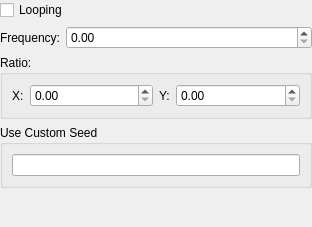
<?xml version="1.0" encoding="utf-8"?>
<ui version="4.0">
 <author>
    SPDX-FileCopyrightText: none
    SPDX-License-Identifier: GPL-3.0-or-later
  </author>
 <class>WdgSimplexNoiseOptions</class>
 <widget class="QWidget" name="WdgSimplexNoiseOptions">
  <property name="geometry">
   <rect>
    <x>0</x>
    <y>0</y>
    <width>312</width>
    <height>227</height>
   </rect>
  </property>
  <property name="sizePolicy">
   <sizepolicy hsizetype="Preferred" vsizetype="Preferred">
    <horstretch>0</horstretch>
    <verstretch>0</verstretch>
   </sizepolicy>
  </property>
  <property name="minimumSize">
   <size>
    <width>0</width>
    <height>175</height>
   </size>
  </property>
  <layout class="QGridLayout">
   <property name="leftMargin">
    <number>0</number>
   </property>
   <property name="topMargin">
    <number>0</number>
   </property>
   <property name="rightMargin">
    <number>0</number>
   </property>
   <property name="bottomMargin">
    <number>0</number>
   </property>
   <item column="0" row="3">
    <layout class="QHBoxLayout" name="layout_frequency">
     <item>
      <widget class="QLabel" name="label_frequency">
       <property name="sizePolicy">
        <sizepolicy hsizetype="Fixed" vsizetype="Preferred">
         <horstretch>0</horstretch>
         <verstretch>0</verstretch>
        </sizepolicy>
       </property>
       <property name="text">
        <string>Frequency:</string>
       </property>
      </widget>
     </item>
     <item>
      <widget class="KisDoubleSliderSpinBox" name="slider_frequency" native="true"/>
     </item>
    </layout>
   </item>
   <item column="0" row="7">
    <spacer name="verticalSpacer">
     <property name="orientation">
      <enum>Qt::Vertical</enum>
     </property>
     <property name="sizeHint" stdset="0">
      <size>
       <width>20</width>
       <height>40</height>
      </size>
     </property>
    </spacer>
   </item>
   <item column="0" row="2">
    <widget class="QCheckBox" name="cb_looping">
     <property name="text">
      <string>Looping</string>
     </property>
    </widget>
   </item>
   <item column="0" row="5">
    <widget class="QGroupBox" name="seed_groupbox">
     <property name="sizePolicy">
      <sizepolicy hsizetype="Preferred" vsizetype="Preferred">
       <horstretch>0</horstretch>
       <verstretch>0</verstretch>
      </sizepolicy>
     </property>
     <property name="title">
      <string>Use Custom Seed</string>
     </property>
     <property name="flat">
      <bool>false</bool>
     </property>
     <property name="checkable">
      <bool>false</bool>
     </property>
     <layout class="QVBoxLayout" name="seed_group">
      <item>
       <widget class="QLineEdit" name="seed_text"/>
      </item>
     </layout>
    </widget>
   </item>
   <item column="0" row="4">
    <widget class="QGroupBox" name="ratio_groupbox">
     <property name="sizePolicy">
      <sizepolicy hsizetype="Preferred" vsizetype="Preferred">
       <horstretch>0</horstretch>
       <verstretch>0</verstretch>
      </sizepolicy>
     </property>
     <property name="title">
      <string comment="Ratio as in fill layer options">Ratio:</string>
     </property>
     <layout class="QHBoxLayout" name="ratio_layout">
      <item>
       <layout class="QHBoxLayout" name="ratiox_layout">
        <item>
         <widget class="QLabel" name="ratiox_label">
          <property name="sizePolicy">
           <sizepolicy hsizetype="Fixed" vsizetype="Preferred">
            <horstretch>0</horstretch>
            <verstretch>0</verstretch>
           </sizepolicy>
          </property>
          <property name="text">
           <string>X:</string>
          </property>
         </widget>
        </item>
        <item>
         <widget class="KisDoubleSliderSpinBox" name="ratiox_slider" native="true"/>
        </item>
       </layout>
      </item>
      <item>
       <layout class="QHBoxLayout" name="ratioy_layout">
        <item>
         <widget class="QLabel" name="ratioy_label">
          <property name="sizePolicy">
           <sizepolicy hsizetype="Fixed" vsizetype="Preferred">
            <horstretch>0</horstretch>
            <verstretch>0</verstretch>
           </sizepolicy>
          </property>
          <property name="text">
           <string>Y:</string>
          </property>
         </widget>
        </item>
        <item>
         <widget class="KisDoubleSliderSpinBox" name="ratioy_slider" native="true"/>
        </item>
       </layout>
      </item>
     </layout>
    </widget>
   </item>
  </layout>
 </widget>
 <customwidgets>
  <customwidget>
   <class>KisDoubleSliderSpinBox</class>
   <extends>QDoubleSpinBox</extends>
   <header>kis_slider_spin_box.h</header>
   <container>1</container>
  </customwidget>
 </customwidgets>
 <resources/>
 <connections/>
</ui>
